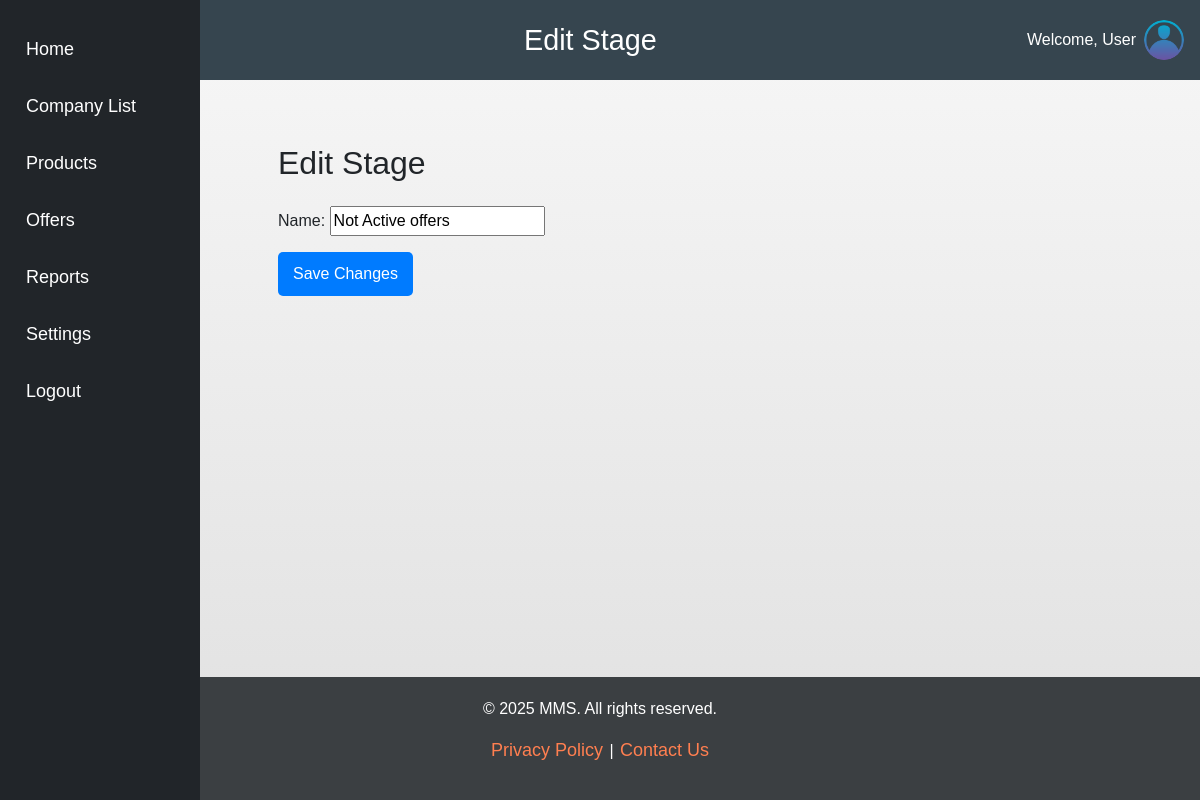
Before: /offers/stages/edit/1/ with the older database file.
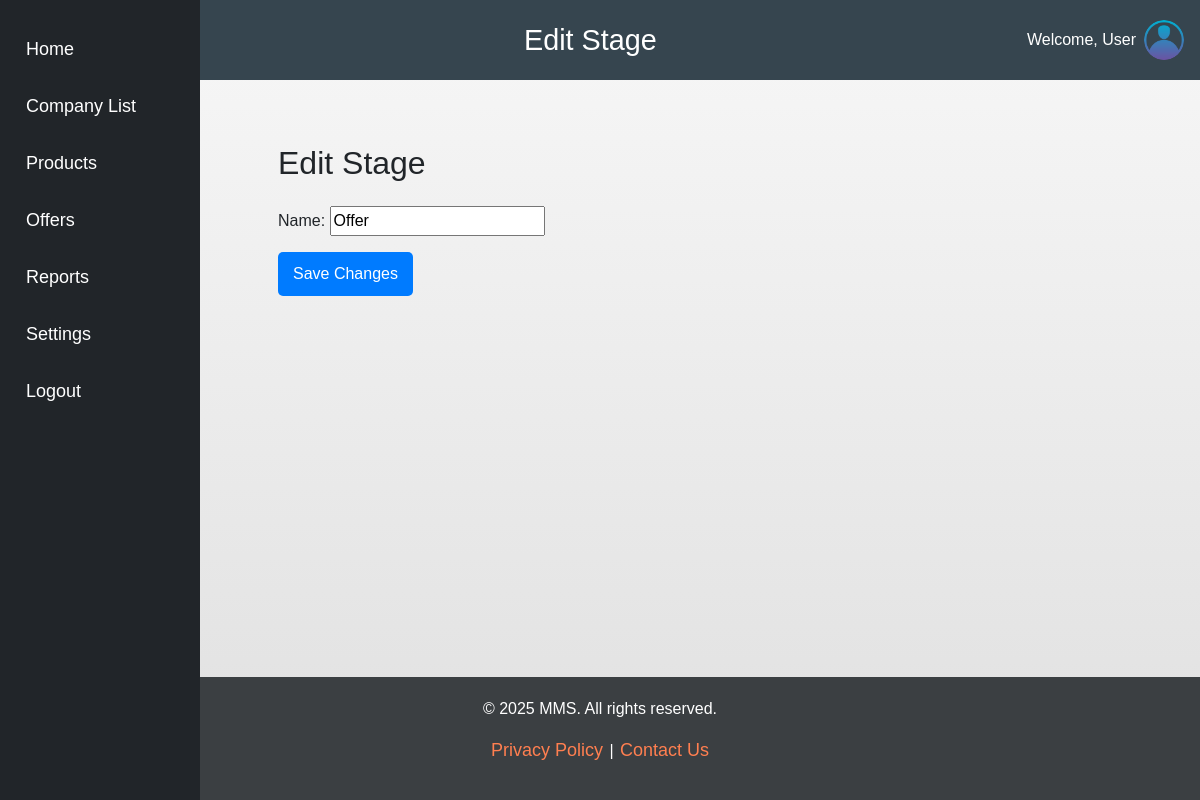
After: the same page with the newer database file.
### offers/models.py (models this page shows, shortened)
class Stage(models.Model):
    name = models.CharField(max_length=255)
    order = models.PositiveIntegerField(default=0)

### offers/views.py (the view)
# urls.py: path('stages/edit/<int:pk>/', views.edit_stage, name='edit_stage'),
def edit_stage(request, pk):
    stage = get_object_or_404(Stage, pk=pk)
    if request.method == 'POST':
        form = StageForm(request.POST, instance=stage)
        if form.is_valid():
            form.save()
            messages.success(request, 'Stage updated successfully.')
            return redirect('offers:stage_list')
    else:
        form = StageForm(instance=stage)
    return render(request, 'offers/edit_stage.html', {'form': form, 'stage': stage})

### offers/forms.py
class StageForm(forms.ModelForm):
    class Meta:
        model = Stage
        fields = ['name']

### offers/templates/offers/edit_stage.html (shortened to what this page needs)
{% extends "base.html" %}
{% block header %}
    Edit Stage
{% endblock %}
{% block content %}
    <div class="container mt-5">
        <h2 class="mb-4">Edit Stage</h2>
        <form method="post">
            {{ form.as_p }}
            <button type="submit" class="btn btn-primary">Save Changes</button>
        </form>
    </div>
{% endblock %}

Changed rows visible on the page:
changed Stage: name "Not Active offers" → "Offer"
